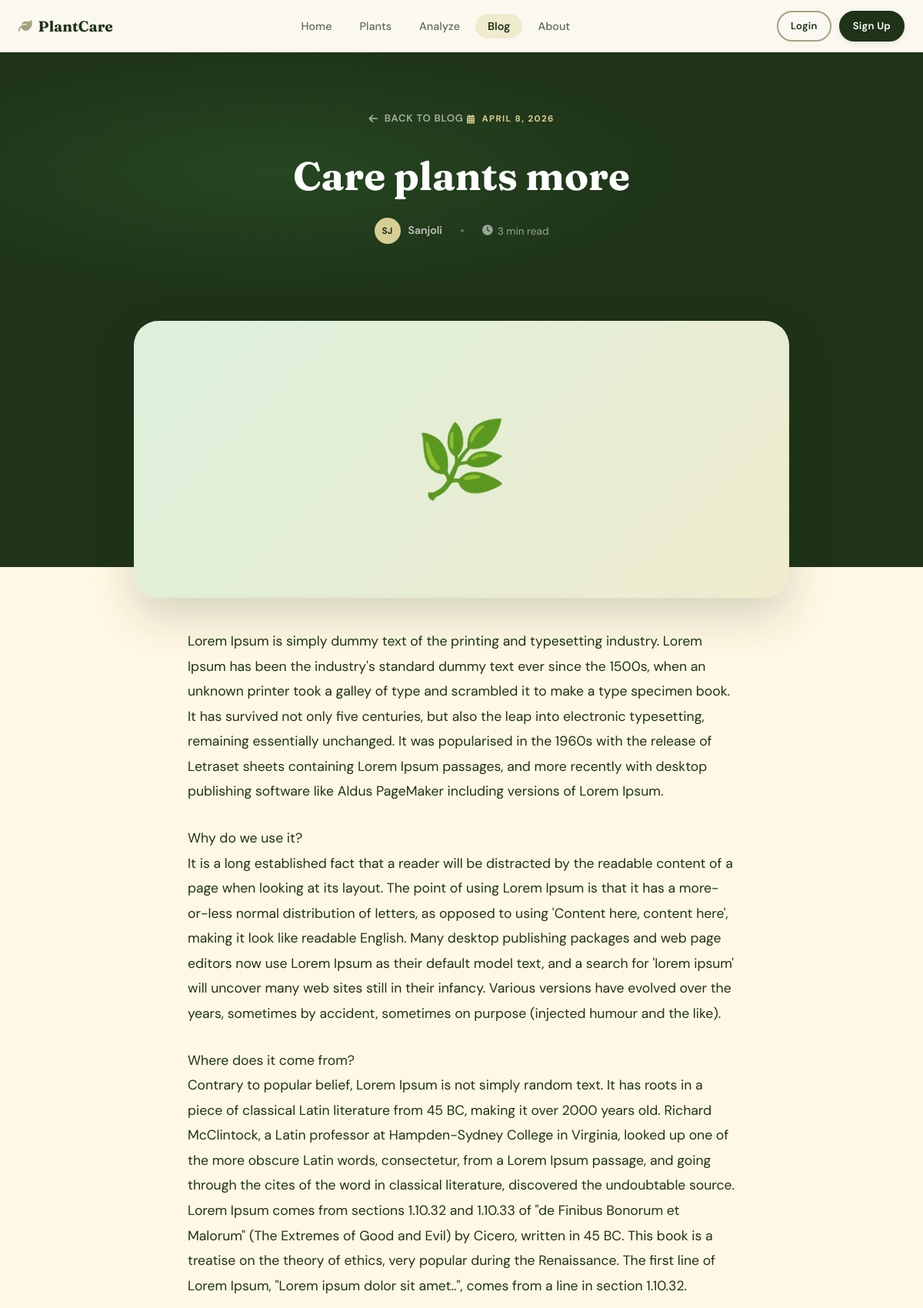
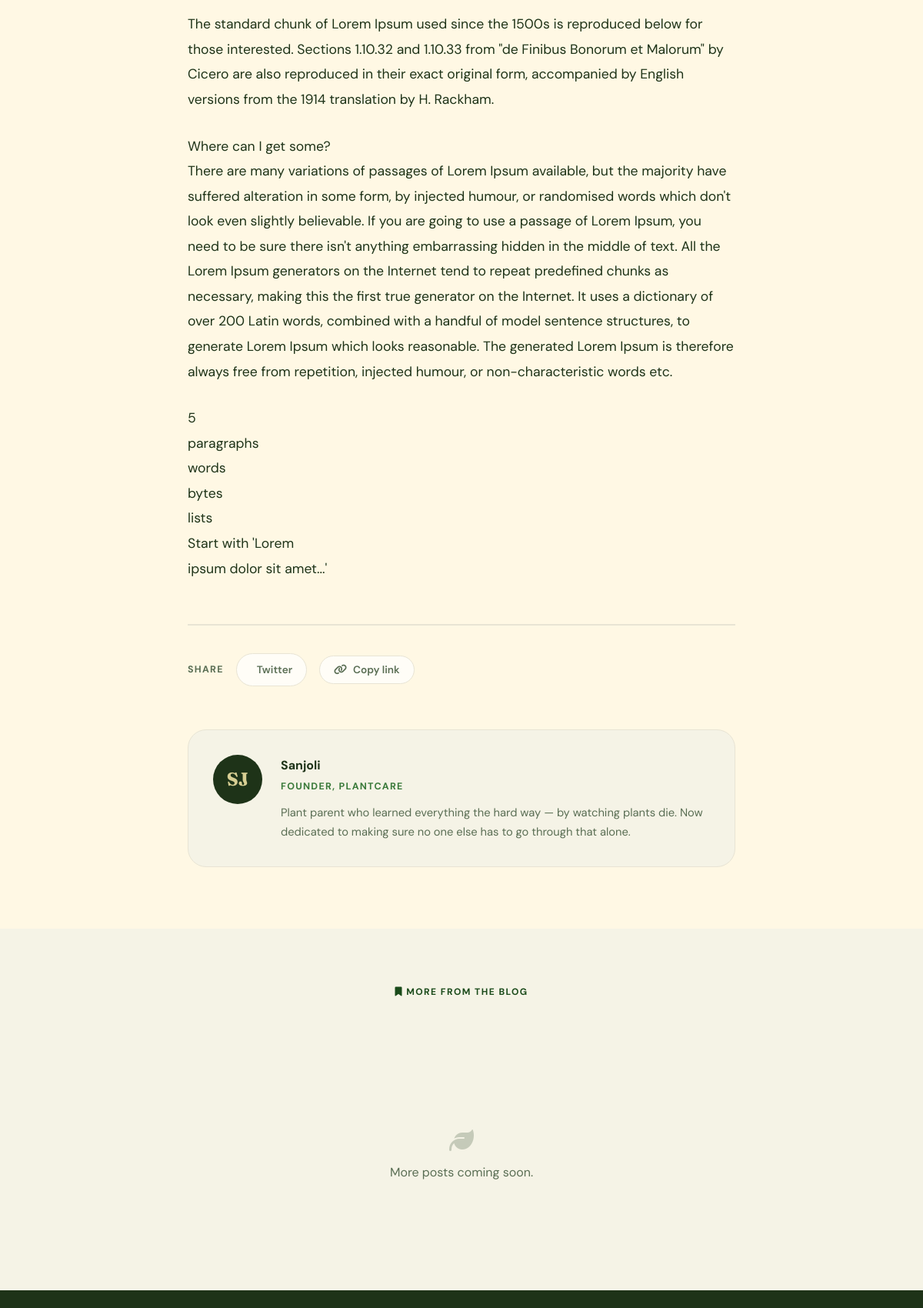
Page /blog/1/ (upper part) on the committed database (2 pictures, top to bottom).
### plants/models.py (models this page shows, shortened)
class BlogPost(models.Model):
    title = models.CharField(max_length=300)
    excerpt = models.TextField(blank=True, help_text="Short summary shown on the blog listing page")
    content = models.TextField()
    image = models.ImageField(upload_to="blogs/", blank=True, null=True)
    image_url = models.URLField(max_length=500, blank=True, null=True)
    created_at = models.DateTimeField(auto_now_add=True)
    updated_at = models.DateTimeField(auto_now=True)
    class Meta:
        ordering = ['-created_at']
    def get_image_url(self):
        if self.image:
            return self.image.url
        return self.image_url

### plants/views.py (the view)
# urls.py: path('blog/<int:pk>/', views.blog_detail, name='blog_detail'),
def blog_detail(request, pk):
    blog = get_object_or_404(BlogPost, pk=pk)
    recent = BlogPost.objects.exclude(pk=pk).order_by('-created_at')[:3]
    return render(request, 'plants/blog_detail.html', {'blog': blog, 'recent': recent})

### plants/templates/plants/blog_detail.html (shortened to what this page needs)
{% extends 'plants/base.html' %}
{% load static %}
{% block content %}
<section class="blog-detail-hero">
  <div class="blog-detail-hero-content">
    <a href="{% url 'blog_list' %}" class="blog-detail-back">
      <i class="fas fa-arrow-left"></i> Back to Blog
    </a>
    <div class="blog-detail-date">
      <i class="fas fa-calendar-alt"></i>
      {{ blog.created_at|date:"F j, Y" }}
    </div>
    <h1 class="blog-detail-title">{{ blog.title }}</h1>
    <div class="blog-detail-meta">
      <div class="blog-detail-author">
        <div class="blog-detail-author-avatar">SJ</div>
        Sanjoli
      </div>
      <div class="blog-detail-divider-dot"></div>
      <div class="blog-detail-reading-time">
        <i class="fas fa-clock"></i>
        <span id="reading-time">Reading time...</span>
      </div>
    </div>
  </div>
</section>
{% if blog.get_image_url %}
<div class="blog-detail-cover">
  <img src="{{ blog.get_image_url }}" alt="{{ blog.title }}">
</div>
{% else %}
<div style="background:var(--primary); padding-bottom: 0;">
  <div class="blog-detail-cover">
    <div class="blog-detail-cover-placeholder">🌿</div>
  </div>
</div>
{% endif %}
<section class="blog-detail-body">
  <div class="blog-detail-content-wrap">
    <div class="blog-prose" id="blog-content">
      {{ blog.content|linebreaks }}
    </div>
    <div class="blog-share">
      <span class="blog-share-label">Share</span>
      <a href="https://twitter.com/intent/tweet?text={{ blog.title|urlencode }}&url={{ request.build_absolute_uri }}"
         target="_blank" rel="noopener" class="blog-share-btn">
         Twitter
      </a>
      <button class="blog-share-btn" onclick="copyLink(this)">
        <i class="fas fa-link"></i> <span>Copy link</span>
      </button>
    </div>
    <div class="blog-author-card">
      <div class="blog-author-card-avatar">SJ</div>
      <div class="blog-author-card-info">
        <h4>Sanjoli</h4>
        <div class="blog-author-role">Founder, PlantCare</div>
        <p>Plant parent who learned everything the hard way — by watching plants die. Now dedicated to making sure no one else has to go through that alone.</p>
      </div>
    </div>
  </div>
</section>
<section class="blog-recent-section">
  <div class="container">
    <span class="section-label"><i class="fas fa-bookmark"></i> More from the blog</span>
    <div class="blog-recent-grid">
      {% if recent %}
        {% for post in recent %}
        <a href="{% url 'blog_detail' post.pk %}" class="blog-recent-card">
          <div class="blog-recent-card-img">
            {% if post.get_image_url %}
              <img src="{{ post.get_image_url }}" alt="{{ post.title }}" loading="lazy">
            {% else %}
              <div class="blog-recent-card-img-placeholder">🌱</div>
            {% endif %}
          </div>
          <div class="blog-recent-card-body">
            <div class="blog-recent-card-date">
              <i class="fas fa-calendar-alt"></i>
              {{ post.created_at|date:"M j, Y" }}
            </div>
            <div class="blog-recent-card-title">{{ post.title }}</div>
            <div class="blog-recent-card-link">Read more <i class="fas fa-arrow-right"></i></div>
          </div>
        </a>
        {% endfor %}
      {% else %}
        <div class="blog-recent-empty">
          <i class="fas fa-leaf" style="font-size:2rem; opacity:0.3; margin-bottom:12px; display:block;"></i>
          More posts coming soon.
        </div>
      {% endif %}
    </div>
  </div>
</section>
{% endblock %}

### static/css/style.css (style rules this page uses)
:root { --base: #fff8e4; --surface: #FFFDF7; --primary: #1E3318; --primary-mid: #2C4A22; --accent: #A3A380; --accent-hover: #8B8B6A; --soft-accent: #EFEBCE; --soft-accent2: #F5F3E6; --blush: #DCF0DC; --blush2: #EDF7ED; --blush-accent: #3A7A3A; --blush-dark: #1A4A1A; --golden: #D7CE93; --text-primary: #1E3318; --text-muted: #5A6E54; --text-light: #8A9E84; --border: #E8E4D4; --border-focus: #D7CE93; --success: #6B8B5E; --warning: #C4884A; --danger: #B85C5C; --shadow-xs: 0 1px 3px rgba(30,51,24,0.07); --shadow-sm: 0 2px 8px rgba(30,51,24,0.09); --shadow-md: 0 6px 20px rgba(30,51,24,0.12); --shadow-lg: 0 12px 36px rgba(30,51,24,0.14); --shadow-xl: 0 24px 56px rgba(30,51,24,0.18); --shadow-blush: 0 8px 24px rgba(58,122,58,0.22); --radius-xs: 4px; --radius-sm: 10px; --radius: 16px; --radius-lg: 24px; --radius-xl: 32px; --radius-full: 9999px; --transition: all 0.22s cubic-bezier(0.4, 0, 0.2, 1); --transition-slow: all 0.4s cubic-bezier(0.4, 0, 0.2, 1); --font-display: 'Fraunces', Georgia, serif; --font-body: 'DM Sans', -apple-system, BlinkMacSystemFont, sans-serif; --nav-h: 68px; }
*, *::before, *::after { box-sizing: border-box; margin: 0; padding: 0; }
html { scroll-behavior: smooth; }
body { font-family: var(--font-body); font-size: 16px; line-height: 1.7; color: var(--text-primary); background: var(--base); -webkit-font-smoothing: antialiased; }
a { text-decoration: none; color: inherit; }
button { font-family: inherit; cursor: pointer; border: none; background: none; }
.container { max-width: 1200px; margin: 0 auto; padding: 0 24px; }
.section-label { display: inline-block; font-size: 0.75rem; font-weight: 700; letter-spacing: 0.12em; text-transform: uppercase; color: var(--blush-dark); margin-bottom: 12px; }

### rows in the picture
BlogPost: created_at "APRIL 8, 2026", title "Care plants more", content "Lorem Ipsum is simply dummy text of the printing and typesetting industry. Lorem Ipsum has been the industry's standard dummy text ever since the 1500s, when an unknown printer took a galley of type and scrambled it to make a type specimen book. It has survived not only five centuries, but also the leap into electronic typesetting, remaining essentially unchanged. It was popularised in the 1960s with the release of Letraset sheets containing Lorem Ipsum passages, and more recently with desktop publishing software like Aldus PageMaker including versions of Lorem Ipsum. Why do we use it? It is a long established fact that a reader will be distracted by the readable content of a page when…"
